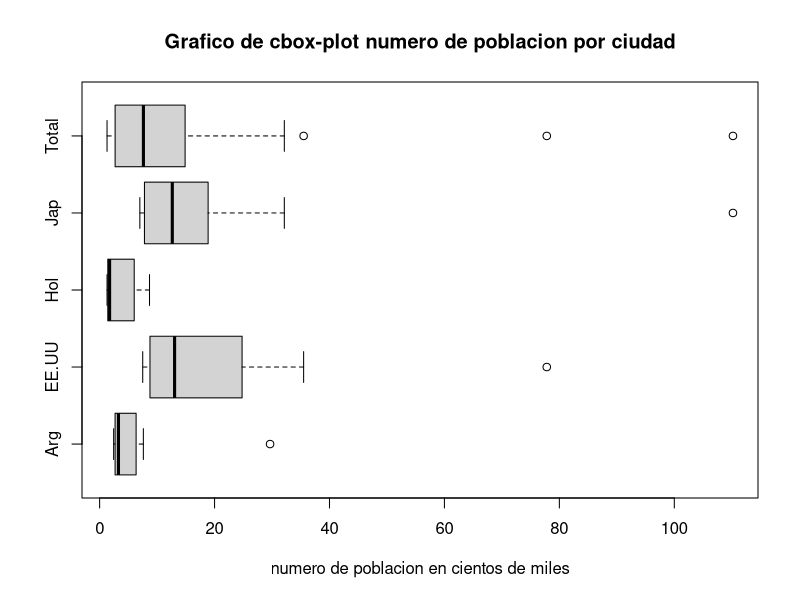

Source code (R): (Note: this script raises an error after producing the figure.)
## ---- chunk 1
knitr::opts_chunk$set(echo = TRUE)
## ---- chunk 2
poblacion = c(29.66, 77.81, 8.68, 110.21,
7.61, 35.50, 7.31, 32.14,
6.35, 24.79, 6.02, 18.88,
4.10, 20.02, 2.64, 16.38,
3.80, 16.70, 1.75, 13.37,
2.75, 9.39, 1.72, 11.92,
2.70, 9.38, 1.51, 10.71,
2.69, 8.76, 1.42, 7.80,
2.51, 7.63, 1.31, 7.70,
2.44, 7.50, 1.29, 7.00)

Argentina= c(29.66,7.61,6.35,4.10,3.80,2.75,2.70,2.69,2.51,2.44)
EEUU = c(77.81,35.50,24.79,20.02,16.70,9.39,9.38,8.76,7.63,7.50)
Holanda = c (8.68,7.31,6.02,2.64,1.75,1.72,1.51,1.42,1.31,1.29)
Japon = c(110.21,32.14, 18.88,16.38,13.37,11.92,10.71,7.80,7.70,7.00)

boxplot(Argentina,EEUU,Holanda,Japon,poblacion, horizontal = TRUE, main="Grafico de cbox-plot numero de poblacion por ciudad", xlab="numero de poblacion en cientos de miles",at = c(1,2,3,4,5),
names = c("Arg", "EE.UU", "Hol", "Jap","Total"))


## ---- chunk 3

##medias
mean(argentina)
mean(EEUU)
mean(Holanda)
mean(Japon)

##Rango
max(Argentina)-min(Argentina)
max(EEUU)-min(EEUU)
max(Holanda)-min(Holanda)
max(Japon)-min(Japon)


##Varianza
var(Argentina)
var(EEUU)
var(Holanda)
var(Japon)

##Desviacion estandar
sd(Argentina)
sd(EEUU)
sd(Holanda)
sd(Japon)

##Coheficiente de variacion 

sd(Argentina)/mean(argentina)
sd(EEUU)/mean(EEUU)
sd(Holanda)/mean(Holanda)
sd(Japon)/mean(Japon)

## ---- chunk 4




## ---- chunk 5





